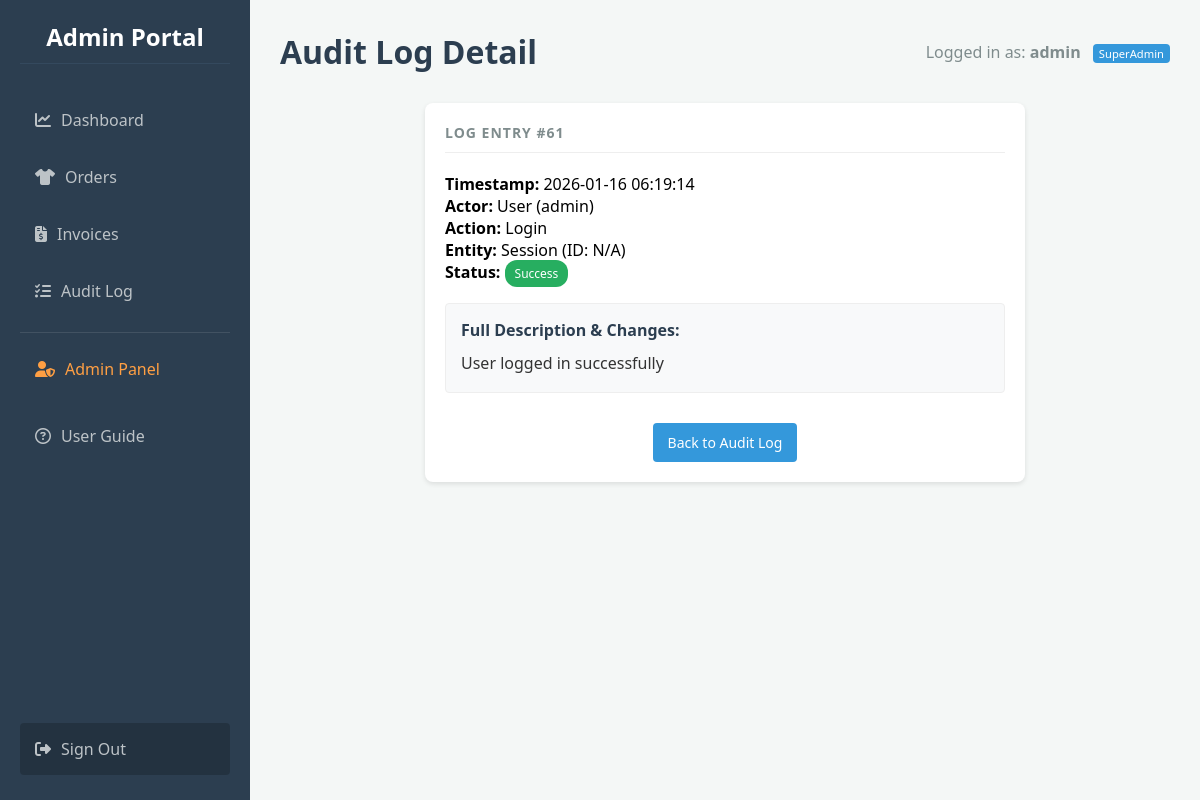
The app's page /audit/view/61 (signed in) with its own data.
### app.py (models this page shows)
class User(db.Model):
    id = db.Column(db.Integer, primary_key=True)
    custom_id = db.Column(db.String(50), unique=True)
    username = db.Column(db.String(100), unique=True, nullable=False)
    password = db.Column(db.String(100), nullable=False)
    role = db.Column(db.String(20), default='Staff')
    is_suspended = db.Column(db.Boolean, default=False)
    must_change_password = db.Column(db.Boolean, default=False)

class AuditLog(db.Model):
    id = db.Column(db.Integer, primary_key=True)
    timestamp = db.Column(db.DateTime, default=datetime.utcnow)
    actor_type = db.Column(db.String(50), default='System')
    actor_id = db.Column(db.String(50))
    action = db.Column(db.String(100), nullable=False)
    entity_type = db.Column(db.String(50))
    entity_id = db.Column(db.String(50))
    status = db.Column(db.String(50))
    description = db.Column(db.String(255))

### app.py (the view)
@app.route('/audit/view/<int:log_id>')
def audit_details(log_id):
    if 'user_id' not in session: return redirect(url_for('login'))
    log = AuditLog.query.get_or_404(log_id)
    return render_template('audit_details.html', log=log)

### app.py (called while the page is built)
@app.before_request
def load_user():
    g.user = None
    if 'user_id' in session: g.user = User.query.get(session['user_id'])

### templates/audit_details.html
{% extends "base.html" %}
{% block header %}Audit Log Detail{% endblock %}
{% block content %}
    <div class="card" style="max-width: 600px; margin: 0 auto; text-align: left;">
        <h3 style="border-bottom: 1px solid #eee; padding-bottom: 10px; margin-bottom: 20px;">
            Log Entry #{{ log.id }}
        </h3>
        <p><strong>Timestamp:</strong> {{ log.timestamp.strftime('%Y-%m-%d %H:%M:%S') }}</p>
        <p><strong>Actor:</strong> {{ log.actor_type }} ({{ log.actor_id }})</p>
        <p><strong>Action:</strong> {{ log.action }}</p>
        <p><strong>Entity:</strong> {{ log.entity_type }} (ID: {{ log.entity_id }})</p>
        <p><strong>Status:</strong> <span class="badge badge-{{ log.status }}">{{ log.status }}</span></p>
        <div style="margin-top: 20px; background-color: #f8f9fa; padding: 15px; border-radius: 4px; border: 1px solid #eee;">
            <h4 style="margin-bottom: 10px; color: #2c3e50;">Full Description & Changes:</h4>
            <p style="line-height: 1.6; color: #333;">{{ log.description }}</p>
        </div>
        <div style="margin-top: 30px; text-align: center;">
            <a href="{{ url_for('audit_log') }}" class="btn btn-primary">Back to Audit Log</a>
        </div>
    </div>
{% endblock %}

### templates/base.html (shortened to what this page needs)
<!DOCTYPE html>
<html lang="en">
<head>
    <link rel="stylesheet" href="https://cdnjs.cloudflare.com/ajax/libs/font-awesome/6.4.0/css/all.min.css">
    <link rel="stylesheet" href="{{ url_for('static', filename='style.css') }}">
</head>
<body>
    <nav class="sidebar">
        <h2>Admin Portal</h2>
        <a href="{{ url_for('dashboard') }}" class="{{ 'active' if request.path == '/dashboard' else '' }}">
            <i class="fa-solid fa-chart-line" style="margin-right: 10px;"></i>Dashboard
        </a>
        <a href="{{ url_for('orders') }}" class="{{ 'active' if request.path == '/orders' else '' }}">
            <i class="fa-solid fa-shirt" style="margin-right: 10px;"></i>Orders
        </a>
        <a href="{{ url_for('invoices') }}" class="{{ 'active' if request.path == '/invoices' else '' }}">
            <i class="fa-solid fa-file-invoice-dollar" style="margin-right: 10px;"></i>Invoices
        </a>
        <a href="{{ url_for('audit_log') }}" class="{{ 'active' if request.path == '/audit' else '' }}">
            <i class="fa-solid fa-list-check" style="margin-right: 10px;"></i>Audit Log
        </a>
        {% if g.user and g.user.role == 'SuperAdmin' %}
            <div style="border-top: 1px solid rgba(255,255,255,0.1); margin: 10px 0; padding-top: 10px;">
                <a href="{{ url_for('admin_panel') }}" class="{{ 'active' if request.path.startswith('/admin') else '' }}" style="color: #ff9f43;">
                    <i class="fa-solid fa-user-shield" style="margin-right: 10px;"></i>Admin Panel
                </a>
            </div>
        {% endif %}
        <a href="{{ url_for('guide') }}" class="{{ 'active' if request.path == '/guide' else '' }}">
            <i class="fa-regular fa-circle-question" style="margin-right: 10px;"></i>User Guide
        </a>
        <a href="{{ url_for('logout') }}" style="margin-top: auto; background: rgba(0,0,0,0.2);">
            <i class="fa-solid fa-right-from-bracket" style="margin-right: 10px;"></i>Sign Out
        </a>
    </nav>
    <div class="main-content">
        <div class="header">
            <h1>{% block header %}{% endblock %}</h1>
            <div class="user-info" style="color: #7f8c8d;">
                {% if g.user %}
                    Logged in as: <strong>{{ g.user.username }}</strong>
                    <span class="role-badge" style="background-color: #3498db; color: white;">{{ g.user.role }}</span>
                {% else %}
                    Guest
                {% endif %}
            </div>
        </div>
        <div class="content-area">
            {% block content %}{% endblock %}
        </div>
    </div>
</body>
</html>

### static/style.css (style rules this page uses)
* { box-sizing: border_box; margin: 0; padding: 0; font-family: 'Segoe UI', Tahoma, Geneva, Verdana, sans-serif; }
body { background-color: #f4f7f6; display: flex; min-height: 100vh; }
.sidebar { width: 250px; background-color: #2c3e50; color: white; padding: 20px; display: flex; flex-direction: column; }
.sidebar h2 { margin-bottom: 30px; font-size: 24px; text-align: center; border-bottom: 1px solid #34495e; padding-bottom: 10px; }
.sidebar a { color: #bdc3c7; text-decoration: none; padding: 15px; margin-bottom: 5px; border-radius: 4px; transition: 0.3s; }
.main-content { flex: 1; padding: 30px; overflow-y: auto; }
.header { display: flex; justify-content: space-between; align-items: center; margin-bottom: 30px; }
.card { background: white; padding: 20px; border-radius: 8px; box-shadow: 0 2px 5px rgba(0,0,0,0.1); text-align: center; }
.card h3 { font-size: 14px; color: #7f8c8d; margin-bottom: 10px; }
.btn { padding: 10px 15px; border-radius: 4px; text-decoration: none; color: white; border: none; cursor: pointer; font-size: 14px; }
.btn-primary { background-color: #3498db; }
.badge { padding: 5px 10px; border-radius: 12px; font-size: 12px; color: white; }
.badge-Success { background-color: #27ae60; }

### templates/base.html (style rules this page uses)
* { box-sizing: border-box; margin: 0; padding: 0; font-family: 'Segoe UI', Tahoma, Geneva, Verdana, sans-serif; }
body { background-color: #f4f7f6; display: flex; min-height: 100vh; }
.sidebar { width: 250px; background-color: #2c3e50; color: white; padding: 20px; display: flex; flex-direction: column; flex-shrink: 0; }
.sidebar h2 { margin-bottom: 30px; font-size: 24px; text-align: center; border-bottom: 1px solid #34495e; padding-bottom: 10px; }
.sidebar a { color: #bdc3c7; text-decoration: none; padding: 15px; margin-bottom: 5px; border-radius: 4px; transition: 0.3s; display: block; }
.main-content { flex: 1; padding: 30px; overflow-y: auto; }
.header { display: flex; justify-content: space-between; align-items: center; margin-bottom: 30px; }
.header h1 { color: #2c3e50; }
.card { background: white; padding: 20px; border-radius: 8px; box-shadow: 0 2px 5px rgba(0,0,0,0.1); text-align: center; }
.card h3 { font-size: 14px; color: #7f8c8d; margin-bottom: 10px; text-transform: uppercase; letter-spacing: 1px; }
.role-badge { font-size: 0.7em; padding: 2px 6px; border-radius: 4px; background: rgba(255,255,255,0.2); margin-left: 8px; vertical-align: middle; }
.btn { border: none; color: white; cursor: pointer; display: inline-block; text-align: center; text-decoration: none; }
.btn-primary { background-color: #3498db; }

### records on screen
User: user.username "admin", user.role "SuperAdmin"
AuditLog: id "61", timestamp "2026-01-16 06:19:14", actor_type "User", actor_id "admin", action "Login", entity_type "Session", entity_id "N/A", status "Success", description "User logged in successfully"
